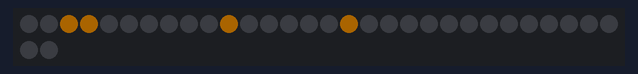
The sketch below on a simulated ATtiny85, built with avr-gcc and run on an emulated ATtiny85. Shown: 32 RGB LEDs in strip order, left to right, continuing on the next row. Dim RGB values are drawn brighter than linear; random numbers use the default seed unless the sketch sets one.

Above: at 0.8 s.
At 3.8 s:
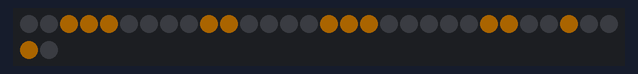
At 8.6 s:
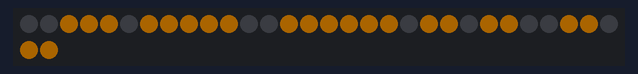
At 18.4 s:
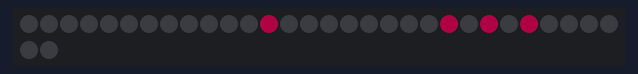
At 27.0 s:
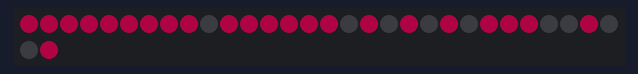
At 37.1 s:
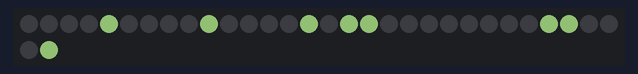

The sketch:

LED_Goggles_Build.ino
```cpp
/*
 *  LED_Goggles_Build
 *
 *  Example by Scott Kildall
 *
 *  Slowly builds up leds
 */

#include <Adafruit_NeoPixel.h>
#ifdef __AVR_ATtiny85__ // Trinket, Gemma, etc.
 #include <avr/power.h>
#endif

#define PIN 0

byte leftBitmask = 0x0;
byte rightBitmask = 0x0;

uint32_t eyeColor = 0x0000FF;       // RED COLOR

int cycleNum = 0;
#define MAX_CYCLES (50)

#define delayTime (250)

Adafruit_NeoPixel pixels = Adafruit_NeoPixel(32, PIN);


void setup() {
#ifdef __AVR_ATtiny85__ // Trinket, Gemma, etc.
  if(F_CPU == 16000000) clock_prescale_set(clock_div_1);
#endif
  pixels.begin();
  pixels.setBrightness(85); // 1/3 brightness
  randomSeed(analogRead(0));

  clearGoggles();
  eyeColor = random(0xFFFFFF);
}

void loop() {

  pixels.setPixelColor(random(32), eyeColor);
  pixels.show();

  delay(delayTime);
  cycleNum++;

  if( cycleNum >= MAX_CYCLES ) {
    cycleNum = 0;
    clearGoggles();
    delay(5000);
    eyeColor = random(0xFFFFFF);
  }
}

//-- set all to black
void clearGoggles() {
  for(int i=0; i<16; i++) {
      pixels.setPixelColor(i, 0x000000); // Second eye (flipped
      pixels.setPixelColor(i+16, 0x000000); // Second eye (flipped)
  }
  pixels.show();
}
```
